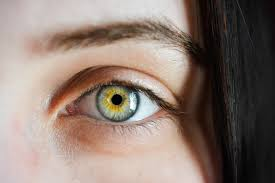
#> input picture openeye.jfif, 275 x 183 px, found by its file name
$ jupyter execute quiz3.ipynb
#> lines starting #> are read from the running program, lines starting #| are printed output that depends on the picture; after the words box and inside, x2 and y2 are one past the last pixel; in counts of white or black regions, pixels touching at a corner belong together
[cell 1]
import cv2
import numpy as np


image = cv2.imread('/content/openeye.jfif')
#> image is the input picture: shape (183, 275, 3); mean B, G, R 113.8, 122.9, 139.7

# Convert the image to grayscale
gray = cv2.cvtColor(image, cv2.COLOR_BGR2GRAY)
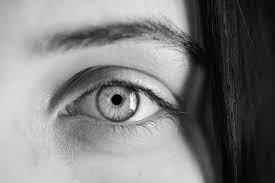
#> gray: shape (183, 275); min 0, max 254, mean 126.9

[cell 2]
# Binarize the image using Otsu's thresholding
threshold, binarized = cv2.threshold(gray, 0, 255, cv2.THRESH_BINARY + cv2.THRESH_OTSU)
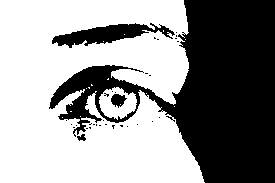
#> binarized: shape (183, 275); 58.6% white; 33 black regions (29 under 20 px), largest, box (x1, y1, x2, y2) and area: (49, 0, 275, 183) 19201, (52, 23, 175, 48) 1398, (111, 94, 127, 108) 142, (77, 134, 86, 141) 40
#> threshold = 114

# Convert the image to an edge map using Canny edge detection
edges = cv2.Canny(binarized, 100, 200)
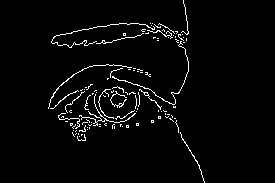
#> edges: shape (183, 275); 3% white in thin lines or dots, all inside (x1, y1, x2, y2) = (48, 0, 205, 183)

# Perform the circular Hough transform
#circles = cv2.HoughCircles(edges, cv2.HOUGH_GRADIENT, 1, 20, param1=30, param2=30, minRadius=0, maxRadius=0)
circles = cv2.HoughCircles(edges,cv2.HOUGH_GRADIENT,1,20,param1=50,param2=30,minRadius=0,maxRadius=0)
#> circles = [[146.5, 67.5, 40.8], [118.5, 157.5, 67.4], [114.5, 135.5, 56.8], [115.5, 108.5, 19.9], [81.5, 113.5, 16.9], [141.5, 105.5, 19.1]]

[cell 3]
if circles is not None:
    circles = np.round(circles[0, :]).astype("int")
#> circles = [[146, 68, 41], [118, 158, 67], [114, 136, 57], [116, 108, 20], [82, 114, 17], [142, 106, 19]]
    for (x, y, r) in circles:
        cv2.circle(image, (x, y), r, (0, 255, 0), 4)
#> this loop made 6 passes
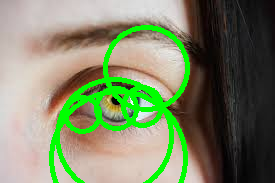
#> image: shape (183, 275, 3); 9.82% of pixels changed, all inside (x1, y1, x2, y2) = (49, 25, 190, 183)

[cell 4]
# Show the image
from google.colab.patches import cv2_imshow

im_rgb = cv2.cvtColor(image, cv2.COLOR_BGR2RGB)

cv2_imshow(im_rgb)
cv2.waitKey(0)
cv2.destroyAllWindows()
